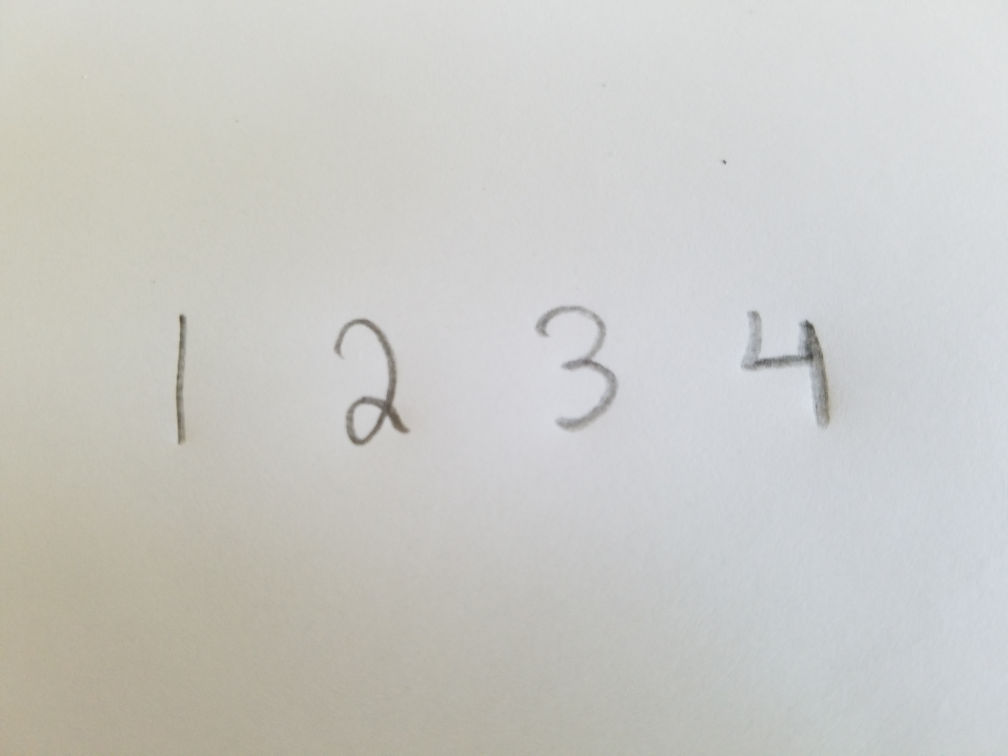
#> input picture nums.jpg, 4032 x 3024 px (shown at 1/4 size)
$ python contours.py   (older library calls are emulated)
#> lines starting #> are read from the running program, lines starting #| are printed output that depends on the picture; after the words box and inside, x2 and y2 are one past the last pixel; in counts of white or black regions, pixels touching at a corner belong together
import cv2
import imutils
import numpy as np

im1 = cv2.imread("nums.jpg") #Import image as grayscale
#> im1 is the input picture: shape (3024, 4032, 3); mean B, G, R 197.9, 201.8, 201.9
im1 = cv2.cvtColor(im1, cv2.COLOR_BGR2GRAY);
#> im1: shape (3024, 4032)
im1 = imutils.resize(im1, width = 400)
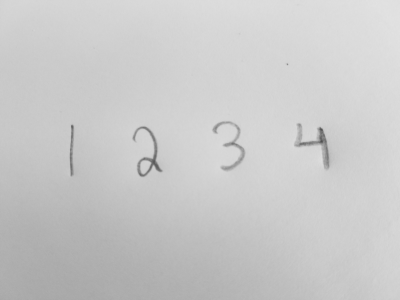
#> im1: shape (300, 400); min 79, max 226, mean 201.4


def nothing(x):
	pass


blocksize = 99
constant = 10
thresh = cv2.adaptiveThreshold(im1, 255, cv2.ADAPTIVE_THRESH_MEAN_C, cv2.THRESH_BINARY_INV, blocksize, constant)
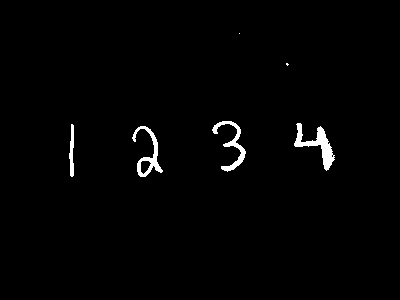
#> thresh: shape (300, 400); 1.4% white; 6 white regions (2 under 20 px)

im_copy = im1

image, contours, hierarchy = cv2.findContours(thresh.copy(), cv2.RETR_TREE, cv2.CHAIN_APPROX_NONE)
#> contours = 8 contours, 3 with area under 20; largest, box (x1, y1, x2, y2) and area: (294, 123, 335, 171) 529, (132, 126, 163, 177) 451, (212, 121, 246, 172) 346, (69, 124, 74, 177) 129, (140, 160, 152, 175) 105

cv2.namedWindow('t')
cv2.createTrackbar('precision', 't', 0, 100, nothing)
cv2.createTrackbar('ind', 't', 0, len(contours)-1, nothing)


print(str(len(contours)))
#| 8
for c in sorted(contours, key=len):
	print(len(c))
#> this loop made 8 passes
#> c on pass 1: [[239, 33]]
#| 1
#| 5
#| 6
#| 34
#| 106
#| 172
#| 174
#| 185

#ind = max(enumerate(contours), key=lambda x: len(x[1]))[0]
#print("ind: " + str(ind))


while True:

	precision = cv2.getTrackbarPos('precision', 't') / 100.0 #level of approximation precision
	ind = cv2.getTrackbarPos('ind', 't') #index of contours to use (?)

	#Simplify the contours by approximating the polygonal curves of the contour
	epsilon = precision * cv2.arcLength(contours[ind], True)
#> epsilon = 0
	approx = cv2.approxPolyDP(contours[ind], epsilon, True)
#> approx = contour of 90 points, box (x1, y1, x2, y2) (132, 126, 163, 177), area 451

	cont = cv2.drawContours(im1.copy(), approx, -1, (0,255,0),3)


	cv2.imshow("result", np.hstack([thresh, cont]))
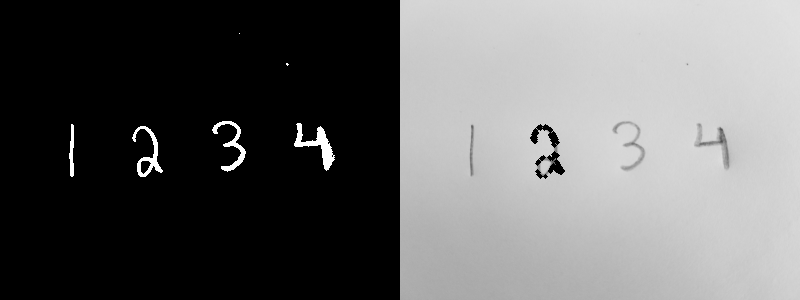
#> window 'result': shape (300, 800); min 0, max 255, mean 102.1

	if cv2.waitKey(1) & 0xFF == ord("q"):
#> (key q is pressed here)
		break;
cv2.destroyAllWindows()

$ run again, with line1.jpg copied over nums.jpg
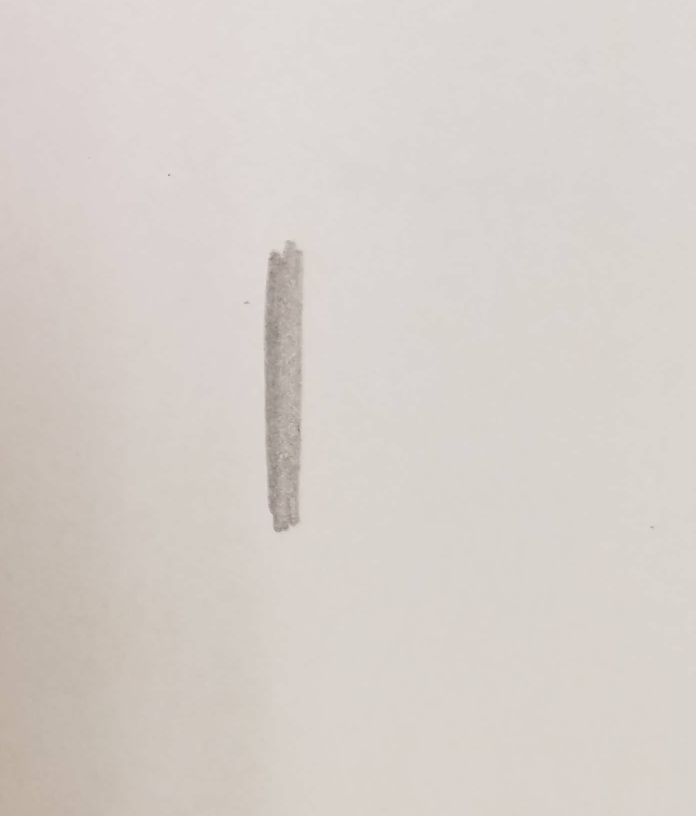
#> input picture line1.jpg, 1392 x 1632 px (shown at 1/2 size)
#> im1 is the input picture: shape (1632, 1392, 3); mean B, G, R 202.2, 207.6, 214.3
#> `thresh = cv2.adaptiveThreshold(im1, 255, cv2.ADAPTIVE_THRESH_MEAN_C, c..`:
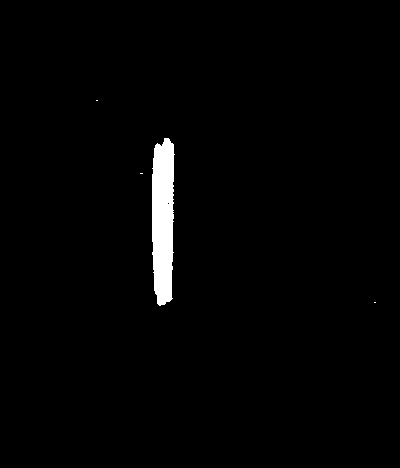
#> thresh: shape (468, 400); 1.7% white; 4 white regions (3 under 20 px)
#> contours = 5 contours, 4 with area under 20; largest, box (x1, y1, x2, y2) and area: (152, 138, 175, 306) 3066
#| 5
#> the loop `for c in sorted(contours, key=len):` made 5 passes
#> c on passes 1 to 4: [[374, 302], [375, 302]], [[96, 100], [97, 100]], [[140, 173], [141, 173], [142, 173], [141, 173]], [[167, 203], [168, 202], [169, 203], [168, 204]]
#> (printed output is left out)
#> epsilon = 0
#> approx = [[374, 302], [375, 302]]
#> `cv2.imshow("result", np.hstack([thresh, cont]))`:
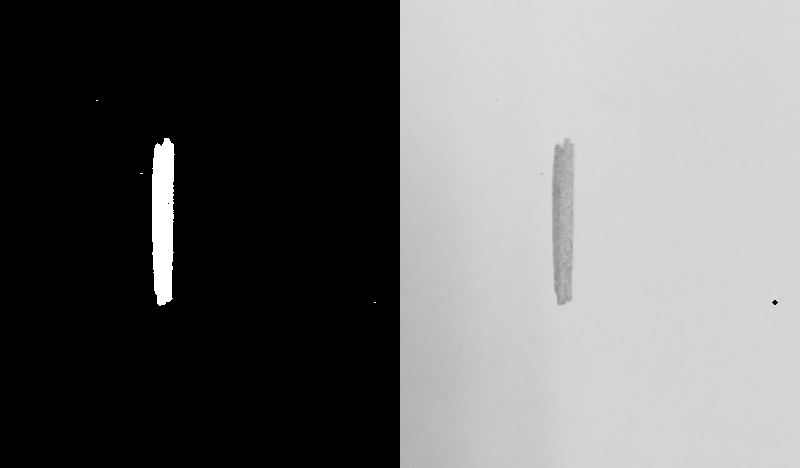
#> window 'result': shape (468, 800); min 0, max 255, mean 106.7

$ run again, with line2.jpg copied over nums.jpg
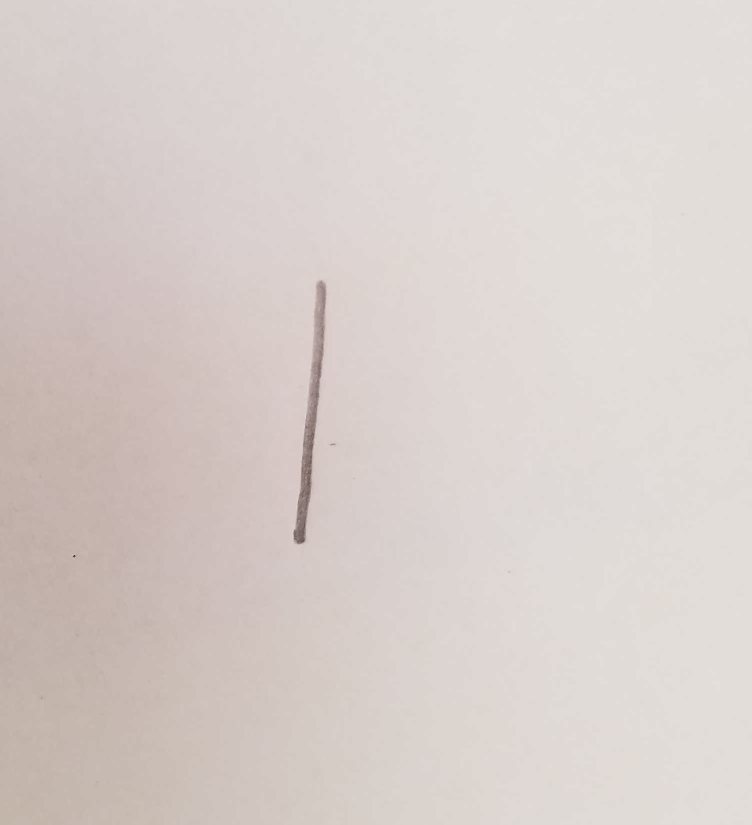
#> input picture line2.jpg, 1504 x 1650 px (shown at 1/2 size)
#> im1 is the input picture: shape (1650, 1504, 3); mean B, G, R 203.5, 207.2, 216.5
#> `thresh = cv2.adaptiveThreshold(im1, 255, cv2.ADAPTIVE_THRESH_MEAN_C, c..`:
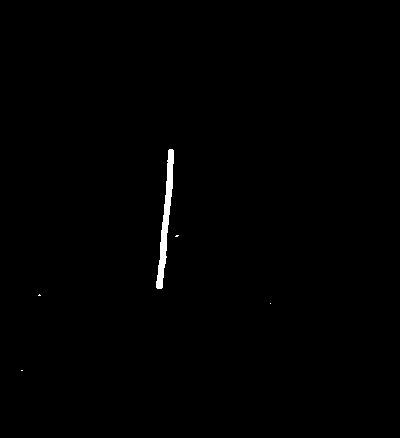
#> thresh: shape (438, 400); 0.51% white; 5 white regions (4 under 20 px)
#> contours = 5 contours, 4 with area under 20; largest, box (x1, y1, x2, y2) and area: (156, 149, 174, 289) 742
#| 5
#> the loop `for c in sorted(contours, key=len):` made 5 passes
#> c on passes 1 to 3: [[270, 303]], [[21, 370], [22, 370]], [[39, 294], [38, 295], [39, 295], [40, 295]]
#> (printed output is left out)
#> epsilon = 0
#> approx = [[21, 370], [22, 370]]
#> `cv2.imshow("result", np.hstack([thresh, cont]))`:
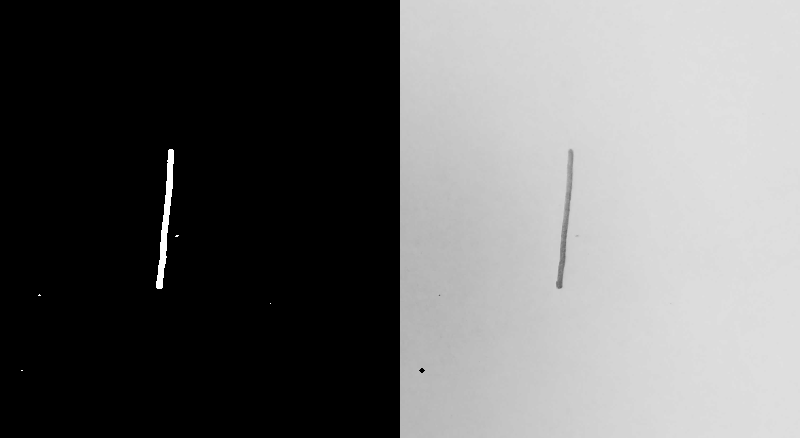
#> window 'result': shape (438, 800); min 0, max 255, mean 105.4

$ run again, with symb.jpg copied over nums.jpg
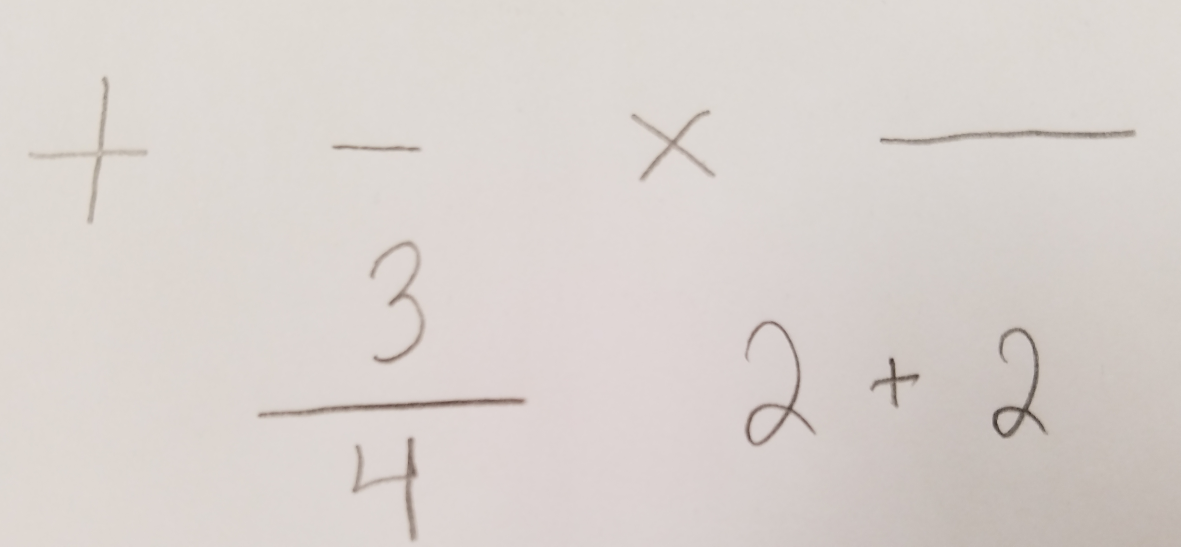
#> input picture symb.jpg, 3542 x 1639 px (shown at 1/3 size)
#> im1 is the input picture: shape (1639, 3542, 3); mean B, G, R 206.1, 210.2, 217.2
#> `thresh = cv2.adaptiveThreshold(im1, 255, cv2.ADAPTIVE_THRESH_MEAN_C, c..`:
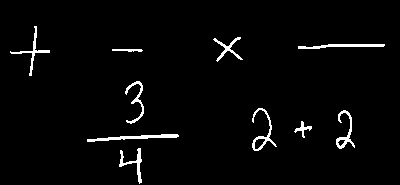
#> thresh: shape (185, 400); 2.7% white; 10 white regions
#> contours = 12 contours; largest, box (x1, y1, x2, y2) and area: (252, 108, 277, 151) 227, (87, 134, 179, 142) 206, (336, 110, 355, 149) 180, (298, 44, 385, 49) 162, (119, 148, 142, 184) 142
#| 12
#> the loop `for c in sorted(contours, key=len):` made 12 passes
#| 18
#| 31
#| 60
#| 61
#| 105
#> (further printed lines are left out)
#> epsilon = 0
#> approx = contour of 54 points, box (x1, y1, x2, y2) (119, 148, 142, 184), area 142
#> `cv2.imshow("result", np.hstack([thresh, cont]))`:
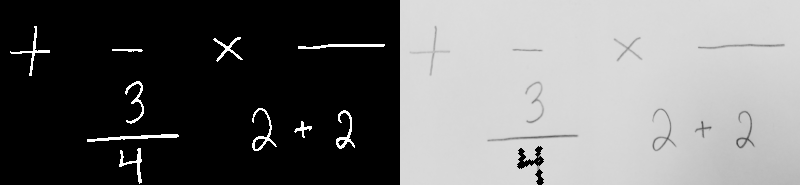
#> window 'result': shape (185, 800); min 0, max 255, mean 108.9
